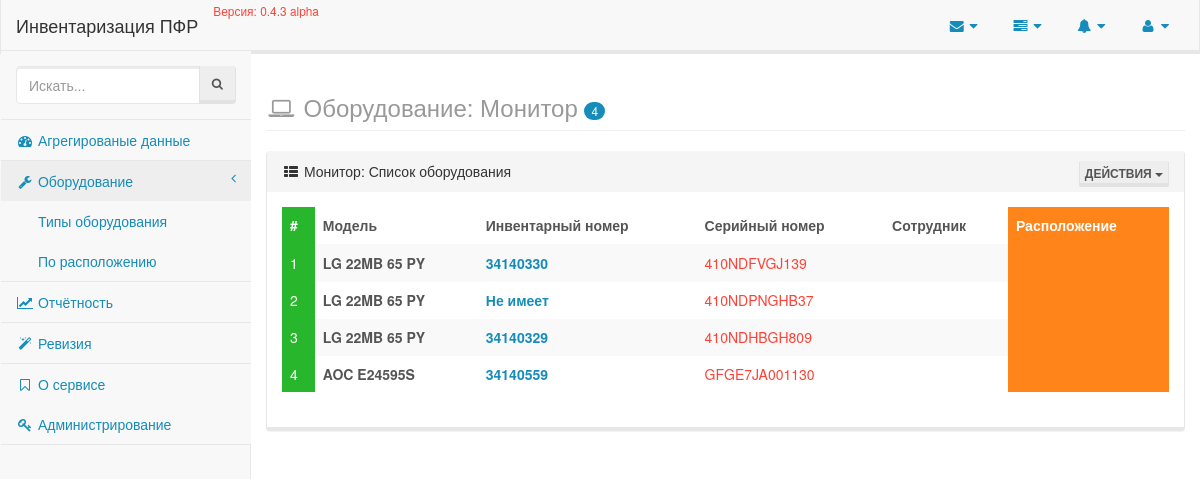
/equipments/type/1, run on an earlier commit of the app's database.
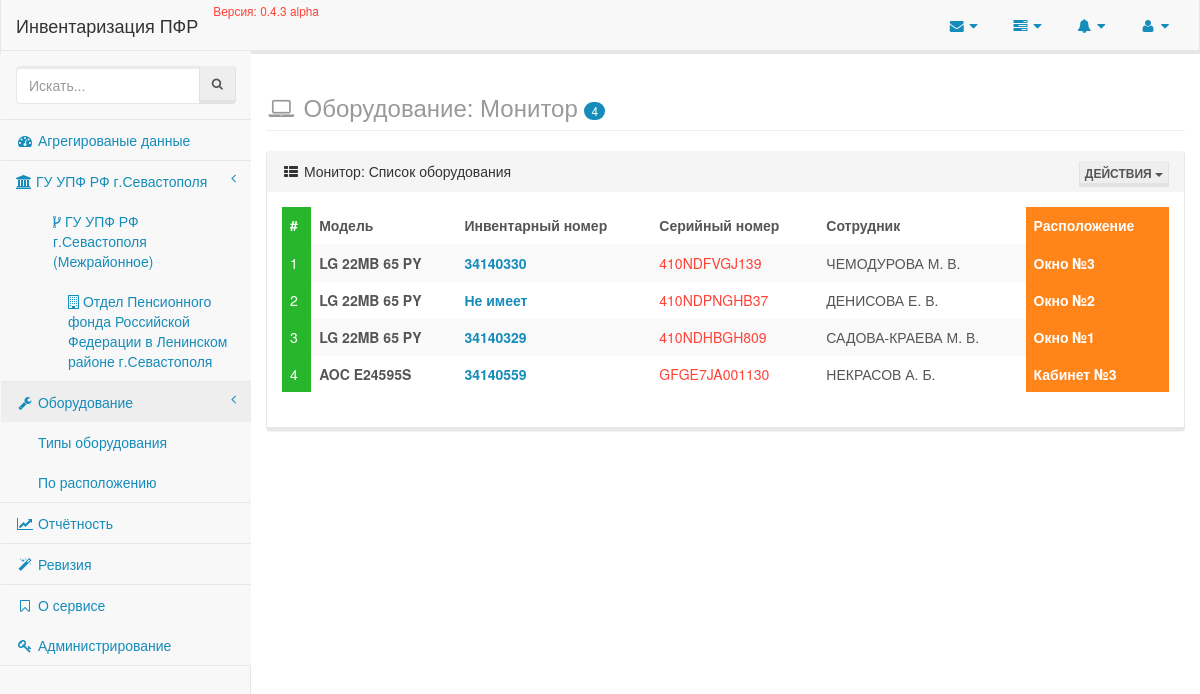
And on a later commit of the database.
### equipment/models/equipment.py (models this page shows, shortened)
class Equipment(models.Model):
    type = models.ForeignKey(
        EquipmentTypes,
        verbose_name='Тип оборудования',
        help_text='Выберите к какому типу принадлежит создаваемое оборудование'
    )
    serial_number = models.CharField(
        'Серийный номер',
        max_length=25,
        blank=True,
        help_text='Заводской номер оборудования, может содержать цифры и символы, допускается его отсутствие'
    )
    inventory_number = models.IntegerField(
        'Инвентарный номер',
        blank=True,
        help_text='Инвентарный номер оборудования, допускаются только цифровые идентификаторы'
    )
    model = models.CharField(
        'Модель',
        max_length=100,
        help_text='Марка оборудования, модель или другая информация'
    )
    responsible = models.ForeignKey(
        Employee,
        verbose_name='Ответственное лицо',
        help_text='Сотрудник ПФР за которым закрепленна техника'
    )
    note = models.TextField(
        'Примечание',
        blank=True,
    )
    created_at = models.DateTimeField(
        'Созданно',
        auto_now_add=True
    )
    updated_at = models.DateTimeField(
        'Обновленно',
        auto_now=True
    )
    revised_at = models.DateTimeField(
        'Ревизия',
        blank=True,
        null=True,
        help_text='Дата проведения последней ревизии'
    )
    objects = EquipmentsManager()
    class Meta:
        verbose_name = 'Оборудование'
        verbose_name_plural = 'Учётные единицы'
        app_label = 'equipment'
        ordering = ['-created_at']

### enterprise/models/organisation.py (models this page shows, shortened)
class Organisation(models.Model):
    title = models.CharField(_('Наименование'), max_length=80, unique=True, db_index=True)
    short_title = models.CharField(_('Краткое наименование'), max_length=40, unique=True, blank=True)
    parent = models.ForeignKey('self', related_name='subordinates', default=0, blank=True, null=True, verbose_name='В подчинении')
    @staticmethod
    def all():
        return Organisation.objects.all()
    class Meta:
        verbose_name = _('Организация')
        verbose_name_plural = _('Организации')
        app_label = 'enterprise'

### enterprise/models/employee.py (models this page shows, shortened)
class Employee(models.Model):
    STATES = [
        [True, _('Работает')],
        [False, _('Уволен')]
    ]
    POSITIONS = [
        [1, _('Специалист-эксперт')],
        [2, _('Ведущий специалист-эксперт')],
        [3, _('Главный специалист-эксперт')],
        [4, _('Старший инспектор')],
        [5, _('Специалист-эксперт (по автоматизации)')],
        [6, _('Руководитель группы')],
        [7, _('Заместитель начальника отдела')],
        [8, _('Начальник отдела')],
        [9, _('Ведущий специалист-эксперт (юрисконсульт)')],
        [10, _('Руководитель клиентской службы')],
        [11, _('Архивариус')],
    ]
    surname = models.CharField(_('Фамилия'), max_length=50, db_index=True)
    firstname = models.CharField(_('Имя'), max_length=25)
    middlename = models.CharField(_('Отчество'), max_length=25)
    organisation = models.ForeignKey(Organisation, verbose_name='Сотрудник организации')
    department = models.ForeignKey(Department, verbose_name='Подразделение', blank=True, null=True)
    phone = models.CharField(_('Телефон'), max_length=25, blank=True)
    location = models.ForeignKey(Location, verbose_name='Месторасположение', blank=True, null=True)
    updated_at = models.DateTimeField(_('Дата последнего изменения'), auto_now=True)
    created_at = models.DateTimeField(_('Дата создания'), auto_now_add=True)
    state = models.BooleanField(_('Состояние'), choices=STATES, default=True)
    position = models.IntegerField(_('Должность'), choices=POSITIONS, default=1)
    def short_full_name(self):
        return '{0} {1}. {2}.'.format(self.surname, self.firstname[:1], self.middlename[:1])
    class Meta:
        verbose_name = _('Сотрудник')
        verbose_name_plural = _('Сотрудники')
        ordering = ['id']
        app_label = 'enterprise'

### enterprise/models/location.py (models this page shows, shortened)
class Location(models.Model):
    emplacement = models.CharField(_('Расположение'), max_length=50, db_index=True, unique=True)
    organisation = models.ForeignKey(Organisation, verbose_name='Находится в организации')
    is_active = models.BooleanField(_('Активно?'), default=True)
    annotation = LocationAnnotations()
    objects = models.Manager()
    class Meta:
        verbose_name = _('Месторасположение')
        verbose_name_plural = _('Месторасположения')
        app_label = 'enterprise'

### equipment/views.py (the view, shortened to what this page needs)
# urls.py: url(r'^type/(?P<pk>\d+)$', EquipmentTypeView.as_view(), name='type'),
class EquipmentTypeView(DetailView, EquipmentTypeMixin):
    template_name = 'equipment/type.html'
    context_object_name = 'type'
    queryset = EquipmentTypes.equipments.all()
    def get(self, request, *args, **kwargs):
        if 'xls' in request.GET:
            return self._render_type_report(kwargs.get('pk'))
        return super(EquipmentTypeView, self).get(request, *args, **kwargs)

### enterprise/templatetags/organisations_menu.py (called while the page is built)
@register.inclusion_tag('partials/organisations_menu.html')
def organisations_menu():
    menu = Organisation.all().filter(parent=None)
    return {'menu': menu}

### equipment/views.py (called while the page is built)
    @cached_property
    def equipments(self):
        selection = self.object.equipment_set
        return {
            'selection': selection.all(),
            'count': selection.count()
        }

    def meta(self):
        title = 'Оборудование: {0}'.format(self.object.value)
        return {
            'title': title
        }

### events/templatetags/events.py (called while the page is built)
@register.inclusion_tag('partials/_events.html')
def events():
    logs = LogEntry.objects.select_related('content_type').all().order_by('-action_time')[:5]
    return {
        'events': logs
    }

### inventory/__init__.py (called while the page is built)
def appname(request):
    return {'appname': __appname__}

def app_version(request):
    return {'app_version': __version__}

### equipment/templates/equipment/type.html (shortened to what this page needs)
{% extends 'layouts/application.html' %}
{% block content %}
    <div class="row">
        <h3 class="page-header text-muted">
            <i class="fa fa-laptop fa-fw"></i>
            {{ view.meta.title }} <span class="badge">{{ view.equipments.count }}</span>
        </h3>
        {% include 'equipment/partials/_type_list.html' %}
    </div>
{% endblock %}

### templates/partials/organisations_menu.html
{% for item in menu %}
    <li>
        <a href="{% url 'enterprise:detail' item.pk %}">
            <span class="fa fa-institution"> </span>
            {{ item.title }}
            <span class="fa arrow"></span>
        </a>
            <ul class="nav nav-third-level">
                {% for subordinate in item.subordinates.all %}
                    <li>
                        <a href="{% url 'enterprise:detail' subordinate.pk %}">
                            <span class="fa fa-code-fork"> </span>
                            {{ subordinate.title }}
                        </a>
                            <ul class="nav nav-fourth-level">
                                {% for sub in subordinate.subordinates.all %}
                                    <li>
                                        <a href="{% url 'enterprise:detail' sub.pk %}">
                                            <span class="fa fa-building-o"> </span>
                                            {{ sub.title }}
                                        </a>
                                    </li>
                                {% endfor %}
                            </ul>
                    </li>
                {% endfor %}
            </ul>
    </li>
{% endfor %}

### equipment/templates/equipment/partials/_type_list.html (shortened to what this page needs)
<div class="panel panel-default">
    <div class="panel-heading">
        <i class="fa fa-th-list fa-fw"></i> {{ type.value }}: Список оборудования
        <div class="pull-right">
            <div class="btn-group">
                <button type="button" class="btn btn-default btn-xs dropdown-toggle" data-toggle="dropdown">
                    Действия
                    <span class="caret"></span>
                </button>
            </div>
        </div>
    </div>
    <div class="panel-body">
        <div class="row">
            <div class="col-lg-12">
                <div class="table-responsive">
                    <table class="table table-hover table-striped">
                        <thead>
                            <tr>
                                <th class="success">#</th>
                                <th><b>Модель</b></th>
                                <th>Инвентарный номер</th>
                                <th>Серийный номер</th>
                                <th>Сотрудник</th>
                                <th class="warning text-warning">Расположение</th>
                            </tr>
                        </thead>
                        <tbody>
                            {% for equipment in view.equipments.selection %}
                                <tr>
                                    <td class="success">
                                        {{ forloop.counter }}
                                    </td>
                                    <td>
                                        <b>{{ equipment.model }}</b>
                                    </td>
                                    <td class="text-primary"><b>{{ equipment.inventory_number|default:'Не имеет' }}</b></td>
                                    <td class="text-danger">{{ equipment.serial_number|default:'Не имеет' }}</td>
                                    <td class="text-uppercase">{{ equipment.responsible.short_full_name }}</td>
                                    <td class="warning text-warning">
                                        <b>{{ equipment.responsible.location.emplacement }}</b>
                                    </td>
                                </tr>
                            {% empty %}
                                <td colspan="7">
                                    <p class="text-center text-danger">Данные по типу оборудования '{{ type.value|lower }}' отсутствуют!</p>
                                </td>
                            {% endfor %}
                        </tbody>
                    </table>
                </div>
            </div>
        </div>
    </div>
</div>

What changed in the data, as far as the page shows it:
added Organisation: title "ГУ УПФ РФ г.Севастополя"
added Organisation: title "ГУ УПФ РФ г.Севастополя (Межрайонное)", shown under "ГУ УПФ РФ г.Севастополя"
added Organisation: title "Отдел Пенсионного фонда Российской Федерации в Ленинском районе г.Севастополя", shown under "ГУ УПФ РФ г.Севастополя (Межрайонное)"
shown differently, row unchanged: Equipment "410NDFVGJ139": responsible.short_full_name (not shown) → "ЧЕМОДУРОВА М. В."; responsible.location.emplacement (not shown) → "Окно №3"
shown differently, row unchanged: Equipment "Не имеет": responsible.short_full_name (not shown) → "ДЕНИСОВА Е. В."; responsible.location.emplacement (not shown) → "Окно №2"
shown differently, row unchanged: Equipment "410NDHBGH809": responsible.short_full_name (not shown) → "САДОВА-КРАЕВА М. В."; responsible.location.emplacement (not shown) → "Окно №1"
shown differently, row unchanged: Equipment "AOC E24595S": responsible.short_full_name (not shown) → "НЕКРАСОВ А. Б."; responsible.location.emplacement (not shown) → "Кабинет №3"
